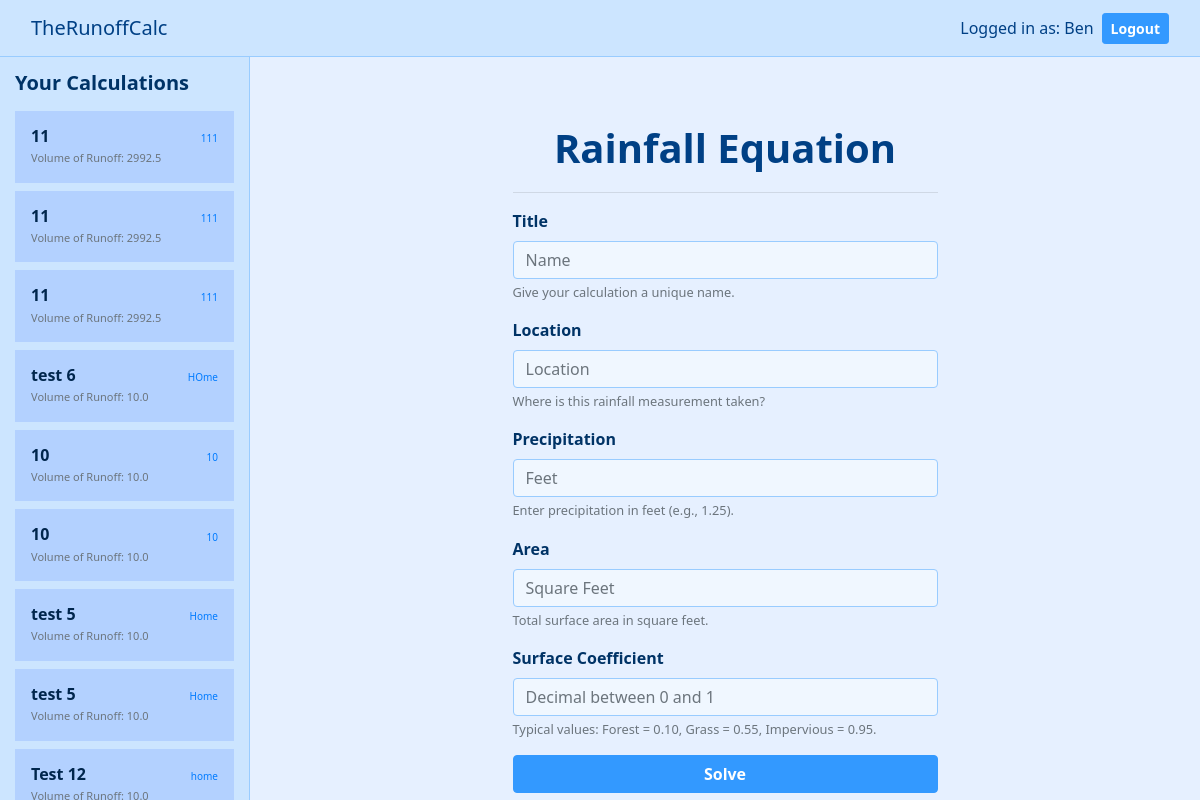
The app's page /use/ (signed in) with its own data.
### RainfallApp/models.py (models this page shows)
class RainfallList(models.Model):
    Title = models.CharField(null=False, max_length=100, default='')
    Location = models.CharField(null=False, max_length=100, default='')
    VolumeOfRunoff = models.CharField(null=False, max_length=100, default='')
    Precipitation = models.CharField(null=False, max_length=100, default='')
    Area = models.CharField(null=False, max_length=100, default='')
    SurfaceCoefficient = models.CharField(null=False, max_length=100, default='')
    user = models.ForeignKey(
        settings.AUTH_USER_MODEL,
        on_delete=models.CASCADE,
    )

### RainfallApp/views.py (the view, shortened to what this page needs)
def calculation_page(request):
    print(f"calculation_page called with method: {request.method}")
    context = {}
    if request.method == 'GET':
        equation_id = request.GET.get('equation_id')
        if equation_id:
            try:
                equation = RainfallList.objects.get(id=equation_id, user=request.user)
                context['selected_equation'] = equation
            except RainfallList.DoesNotExist:
                context['error'] = "Equation not found."
        equations = RainfallList.objects.filter(user=request.user).order_by("-id")
        context['equations_list'] = equations
        return render(request, 'RainfallApp/calculation_page.html', context=context)

### RainfallApp/templates/RainfallApp/calculation_page.html (shortened to what this page needs)
<!DOCTYPE html>
<html lang="en">
<head>
    {% load static %}
    <link rel="stylesheet" href="https://maxcdn.bootstrapcdn.com/bootstrap/4.5.2/css/bootstrap.min.css">
</head>
<body>
<nav class="fixed-top navbar navbar-light navbar-custom">
  <div class="container-fluid d-flex justify-content-between">
    <a class="navbar-brand" href="{% url 'RainfallApp:index' %}">TheRunoffCalc</a>
    <ul class="nav navbar-nav navbar-right">
        {% if user.is_authenticated %}
        <li class="nav-item d-flex align-items-center">
            <span class="navbar-text">Logged in as: {{ user.username }}</span>
            <a href="{% url 'RainfallApp:logout' %}" class="btn btn-dark btn-sm ml-2">Logout</a>
        </li>
        {% else %}
        <li class="nav-item">
            <a href="{% url 'RainfallApp:registration' %}" class="btn btn-dark btn-sm mr-2">Sign-Up</a>
            <a href="{% url 'RainfallApp:login' %}" class="btn btn-dark btn-sm">Login</a>
        </li>
        {% endif %}
    </ul>
  </div>
</nav>
<div class="page-container">
    {% if user.is_authenticated %}
    <div class="sidebar">
        <h5>Your Calculations</h5>
        {% if equations_list %}
            <div class="list-group list-group-flush mt-3">
                {% for equation in equations_list %}
                    <a href="?equation_id={{ equation.id }}"
                       class="list-group-item list-group-item-action d-flex flex-column align-items-start py-3">
                        <div class="d-flex w-100 justify-content-between align-items-center">
                            <h6 class="mb-1 font-weight-bold" style="color:#00264d;">{{ equation.Title }}</h6>
                            <small class="text-primary" style="font-size: 10px;">{{ equation.Location }}</small>
                        </div>
                        <small class="text-secondary" style="font-size: 11px;">
                            Volume of Runoff: {{ equation.VolumeOfRunoff }}
                        </small>
                    </a>
                {% endfor %}
            </div>
        {% else %}
            <p class="text-muted">No Equations</p>
        {% endif %}
    </div>
    {% endif %}
    <div class="main">
        {% if user.is_authenticated %}
            {% if selected_equation == None %}
                <form action="{% url 'RainfallApp:use' %}" method="post" class="container mt-5">
                    <div class="row justify-content-center">
                        <div class="col-md-6">
                            <h1 class="text-center">Rainfall Equation</h1>
                            <hr>
                            <div class="mb-3">
                                <label for="title" class="form-label"><b>Title</b></label>
                                <input type="text" class="form-control" placeholder="Name" name="Name" id="title" required>
                                <small class="form-text text-muted">Give your calculation a unique name.</small>
                            </div>
                            <div class="mb-3">
                                <label for="location" class="form-label"><b>Location</b></label>
                                <input type="text" class="form-control" placeholder="Location" name="location" id="location" required>
                                <small class="form-text text-muted">Where is this rainfall measurement taken?</small>
                            </div>
                            <div class="mb-3">
                                <label for="precipitation" class="form-label"><b>Precipitation</b></label>
                                <input type="number" step="any" class="form-control" placeholder="Feet" name="Percipitation" id="precipitation" required>
                                <small class="form-text text-muted">Enter precipitation in feet (e.g., 1.25).</small>
                            </div>
                            <div class="mb-3">
                                <label for="area" class="form-label"><b>Area</b></label>
                                <input type="number" step="any" class="form-control" placeholder="Square Feet" name="area" id="area" required>
                                <small class="form-text text-muted">Total surface area in square feet.</small>
                            </div>
                            <div class="mb-3">
                                <label for="coefficient" class="form-label"><b>Surface Coefficient</b></label>
                                <input type="number" step="0.01" min="0" max="1" class="form-control" placeholder="Decimal between 0 and 1" name="Coefficient" id="coefficient" required>
                                <small class="form-text text-muted">
                                    Typical values: Forest = 0.10, Grass = 0.55, Impervious = 0.95.
                                </small>
                            </div>
                            <div>
                                <button class="btn btn-dark w-100" type="submit">Solve</button>
                            </div>
                        </div>
                    </div>
                </form>
            {% endif %}
        {% else %}
            <div class="text-center">
                <h2>Please login to use our tool!</h2>
            </div>
        {% endif %}
    </div>
</div>
</body>
</html>

### RainfallApp/templates/RainfallApp/calculation_page.html (style rules this page uses)
.navbar-custom { background-color: #cce5ff; border-bottom: 1px solid #99ccff; }
.navbar-custom .navbar-brand, .navbar-custom .navbar-text { color: #004085; }
.navbar-custom .btn-dark { background-color: #3399ff; border-color: #3399ff; }
body { margin: 0; padding-top: 56px; background-color: #e6f0ff; color: #003366; font-family: 'Segoe UI', Tahoma, Geneva, Verdana, sans-serif; }
.page-container { display: flex; height: calc(100vh - 56px); background-color: #e6f0ff; }
.sidebar { width: 250px; background-color: #cce5ff; border-right: 1px solid #99ccff; overflow-y: auto; padding: 15px; color: #003366; }
.sidebar h5 { font-weight: 700; margin-bottom: 15px; }
.list-group-item { background-color: #b3d1ff; border: none; margin-bottom: 8px; color: #00264d; font-weight: 600; cursor: pointer; transition: background-color 0.2s ease; }
.list-group-item.d-flex.flex-column.align-items-start.py-3 { padding: 0.75rem 1rem; }
.list-group-item h6 { margin-bottom: 0.25rem; }
.main { flex-grow: 1; padding: 20px; overflow-y: auto; background-color: #e6f0ff; }
.navbar-nav { flex-direction: row; align-items: center; }
.navbar-nav li { margin-left: 10px; }
form h1 { color: #004085; font-weight: 700; margin-bottom: 20px; }
label { color: #003366; font-weight: 600; }
input.form-control { border: 1px solid #99ccff; background-color: #f0f7ff; color: #00264d; }
.btn-dark { background-color: #3399ff; border-color: #3399ff; color: white; font-weight: 600; }
.main h1, .main h2, .main h3, .main h4 { color: #004085; }

### records on screen
RainfallList: Title "11", Location "111", VolumeOfRunoff "2992.5"
RainfallList: Title "11", Location "111", VolumeOfRunoff "2992.5"
RainfallList: Title "11", Location "111", VolumeOfRunoff "2992.5"
RainfallList: Title "test 6", Location "HOme", VolumeOfRunoff "10.0"
RainfallList: Title "10", Location "10", VolumeOfRunoff "10.0"
RainfallList: Title "10", Location "10", VolumeOfRunoff "10.0"
RainfallList: Title "test 5", Location "Home", VolumeOfRunoff "10.0"
RainfallList: Title "test 5", Location "Home", VolumeOfRunoff "10.0"
RainfallList: Title "Test 12", Location "home"

### other values on screen
{{ user.username }} "Ben"
